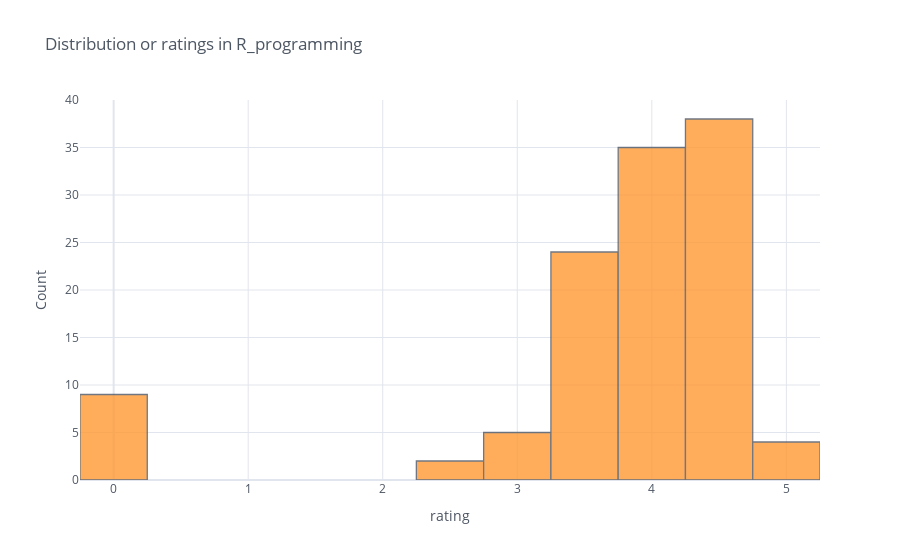

The notebook cell saved with this chart:
### Code cell
#plotting the ratings groupbied by topic "R_programming"
Stat_R_Udemy["R_rating"]=Stat_R_Udemy[Stat_R_Udemy["topic"]=="R_programming"]["rating"]
Stat_R_Udemy["R_rating"].iplot(kind="histogram", bins=20, theme="white", 
                          title="Distribution or ratings in R_programming",xTitle='rating', yTitle='Count')

### Figure 1 — Plotly figure (JSON) as saved in the notebook; plotly's stock layout.template omitted (floating-point values rounded to 4 significant figures; data arrays with more than 128 entries replaced by an {"elided": "..."} marker saying what was removed)
{"data": [{"histfunc": "count", "histnorm": "", "marker": {"color": "rgba(255, 153, 51, 1.0)", "line": {"color": "#4D5663", "width": 1.3}}, "name": "R_rating", "nbinsx": 20, "opacity": 0.8, "orientation": "v", "type": "histogram", "x": {"elided": "249 float values"}}], "layout": {"barmode": "overlay", "legend": {"bgcolor": "#FFFFFF", "font": {"color": "#4D5663"}}, "paper_bgcolor": "#FFFFFF", "plot_bgcolor": "#FFFFFF", "title": {"font": {"color": "#4D5663"}, "text": "Distribution or ratings in R_programming"}, "xaxis": {"gridcolor": "#E1E5ED", "showgrid": true, "tickfont": {"color": "#4D5663"}, "title": {"font": {"color": "#4D5663"}, "text": "rating"}, "zerolinecolor": "#E1E5ED"}, "yaxis": {"gridcolor": "#E1E5ED", "showgrid": true, "tickfont": {"color": "#4D5663"}, "title": {"font": {"color": "#4D5663"}, "text": "Count"}, "zerolinecolor": "#E1E5ED"}}}
